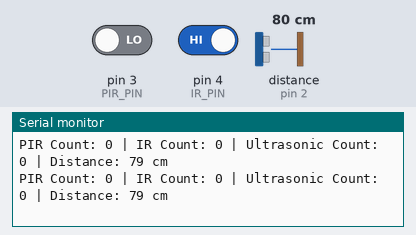
The sketch below on a simulated Arduino Uno, built with avr-gcc and run on an emulated ATmega328P. Shown: the last lines printed to the serial monitor. Wiring (inferred from the names in the program): ultrasonic range finder: trigger pin 6; echo pin 2. Inputs (shaded band) come from the test bench; at power-on: distance to the obstacle (sensor on pin 2) 80 cm, pin 3 (PIR_PIN) LOW, pin 4 (IR_PIN) HIGH. The echo pulse lasts 58.3 µs per cm.

Above: at 1.3 s.
1.4 s: distance to the obstacle (sensor on pin 2) set to 2 cm
At 1.9 s:
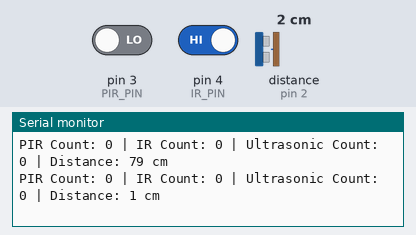
2.9 s: pin 3 (PIR_PIN) driven HIGH
At 3.4 s:
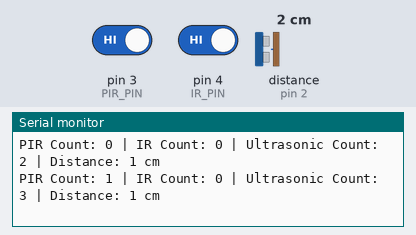
4.4 s: pin 4 (IR_PIN) driven LOW
At 4.9 s:
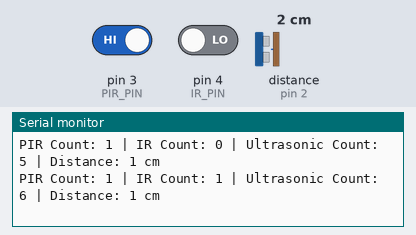
5.9 s: distance to the obstacle (sensor on pin 2) set to 4 cm
At 6.4 s:
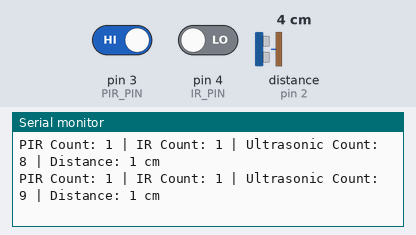
7.4 s: pin 4 (IR_PIN) driven HIGH
At 7.9 s:
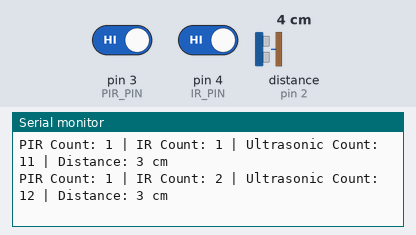
Timing chart, 0 to 9.9 s (numbered marks = the images above; inputs shaded):
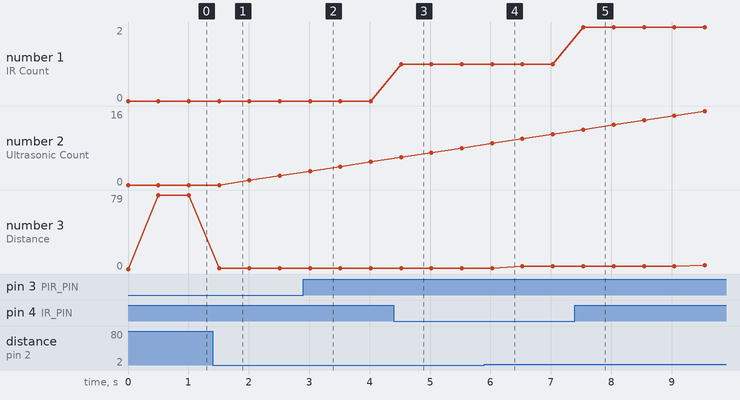

The sketch:

TaskM1.T4D.ino
```cpp
#include <PinChangeInterrupt.h>

#define TRIG_PIN 6   // Ultrasonic trigger pin
#define ECHO_PIN 2   // Ultrasonic echo pin (interrupt pin)
#define PIR_PIN 3    // PIR sensor input (replaces button, interrupt pin)
#define IR_PIN 4     // IR sensor input (PCINT)

volatile int pir_count = 0;
volatile int ir_count = 0;
volatile int ultrasonic_count = 0;

volatile unsigned long echo_start_time = 0;
volatile unsigned long echo_end_time = 0;
volatile int distance = 0;
volatile bool waiting_for_falling = false;

void pirISR() {
    if (digitalRead(PIR_PIN) == HIGH) {
        pir_count++;
    }
}

void irISR() {
    ir_count++;
}

void ultrasonicISR() {
    // Use a state-machine approach for the echo signal
    if (digitalRead(ECHO_PIN) == HIGH) {
        // Rising edge detected: record start time
        echo_start_time = micros();
        waiting_for_falling = true;
    } else {
        // Falling edge detected: record end time and calculate duration
        if (waiting_for_falling) {
            echo_end_time = micros();
            waiting_for_falling = false;
            unsigned long duration = echo_end_time - echo_start_time;
            distance = duration * 0.034 / 2;  // Calculate distance in cm
            if (distance < 10 && distance > 0) {
                ultrasonic_count++;
            }
        }
    }
}

void setup() {
    Serial.begin(9600);
    pinMode(TRIG_PIN, OUTPUT);
    pinMode(ECHO_PIN, INPUT);
    pinMode(PIR_PIN, INPUT);
    pinMode(IR_PIN, INPUT_PULLUP);

    // Attach interrupts:
    attachInterrupt(digitalPinToInterrupt(ECHO_PIN), ultrasonicISR, CHANGE);
    attachInterrupt(digitalPinToInterrupt(PIR_PIN), pirISR, RISING);  // Trigger on rising edge for PIR sensor
    attachPCINT(digitalPinToPCINT(IR_PIN), irISR, CHANGE);
}

void loop() {
    // Trigger ultrasonic sensor measurement
    digitalWrite(TRIG_PIN, LOW);
    delayMicroseconds(2);
    digitalWrite(TRIG_PIN, HIGH);
    delayMicroseconds(10);
    digitalWrite(TRIG_PIN, LOW);

    // Print sensor counts and distance for debugging
    Serial.print("PIR Count: ");
    Serial.print(pir_count);
    Serial.print(" | IR Count: ");
    Serial.print(ir_count);
    Serial.print(" | Ultrasonic Count: ");
    Serial.print(ultrasonic_count);
    Serial.print(" | Distance: ");
    Serial.print(distance);
    Serial.println(" cm");

    delay(500);
}
```

Measured:
- after the input at 1.4 s, the serial monitor: prints a new line after 0.11 s (image 1)
- after the input at 2.9 s, the serial monitor: prints a new line after 0.12 s (image 2)
- after the input at 4.4 s, the serial monitor: prints a new line after 0.12 s (image 3)
- after the input at 7.4 s, the serial monitor: prints a new line after 0.14 s (image 5)
- plotted number 1: 1 → 2 after the input at 7.4 s
- plotted number 2: 0 → 2 after the input at 1.4 s
- plotted number 3: 79 → 1 after the input at 1.4 s
